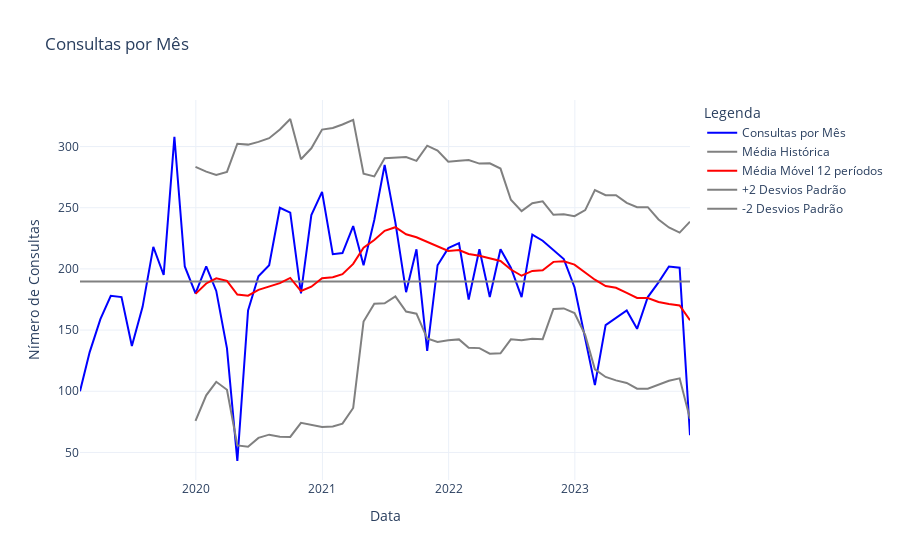

Notebook cell for this chart:
### Markdown cell above
### Linha do Tempo

### Code cell
# Resampling the data on a weekly basis to count the number of appointments each week
weekly_appointments = df_mv.resample('M', on='DIA').size()
weekly_appointments.name = 'Consultas por Mês'

data = get_stats(weekly_appointments, window=12)

# Criando o gráfico Plotly
fig = go.Figure()

# Adicionando as linhas usando um loop
for name, info in data.items():
    fig.add_trace(go.Scatter(
        x=info['data'].index, 
        y=info['data'], 
        mode=info['mode'], 
        name=name,
        line=dict(color=info['color'])
    ))

# Atualizando o layout
fig.update_layout(
    title=f'{weekly_appointments.name}',
    xaxis_title='Data',
    yaxis_title='Nímero de Consultas',
    legend_title='Legenda',
    template='plotly_white'
)

# Exibir o gráfico
fig.show()
